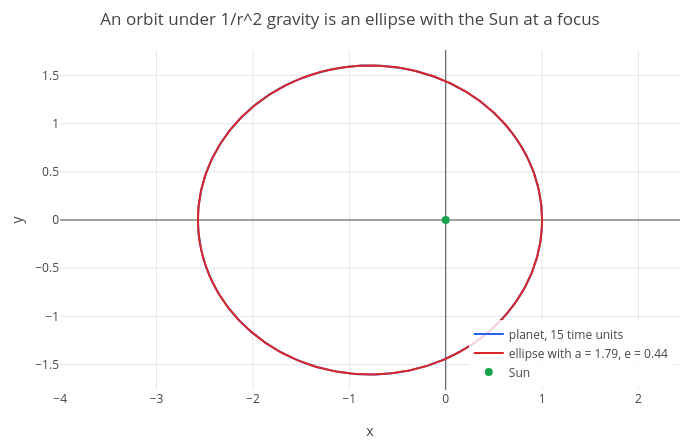

The code cell stored with this chart in its notebook:
### Markdown cell above
## 2. Kepler's laws from Newton's force

Now let the orbit be anything. In units where $GM = 1$, the force per unit mass is $-r/|r|^3$, so with velocity
$(v_x, v_y)$ the equations of motion are four first-order equations. Start at distance 1 with speed 1.2 (a circle would
need speed 1):

### Code cell
f = [vx, vy, -x/(x^2 + y^2)^(3/2), -y/(x^2 + y^2)^(3/2)];
p = odeplot(f, [x y vx vy], t, [1, 0, 0, 1.2], 0, 15, [x y]);
a0 = 1/0.56;
e0 = 1 - 1/a0;
p = show(p, parametric(a0*(cos(q) - e0), a0*sqrt(1 - e0^2)*sin(q), q, 0, 2*pi));
p = show(p, scatter([0], [0]));
p = legend(p, "planet, 15 time units", "ellipse with a = 1.79, e = 0.44", "Sun");
labels(title(p, "An orbit under 1/r^2 gravity is an ellipse with the Sun at a focus"), "x", "y")

### Figure 1 — Plotly figure (JSON) as saved in the notebook; plotly's stock layout.template omitted (floating-point values rounded to 4 significant figures; data arrays with more than 128 entries replaced by an {"elided": "..."} marker saying what was removed)
{"data": [{"line": {"color": "#2563eb", "width": 2}, "mode": "lines", "name": "planet, 15 time units", "type": "scatter", "x": {"elided": "2792 float values"}, "y": {"elided": "2792 float values"}}, {"line": {"color": "#dc2626", "width": 2}, "mode": "lines", "name": "ellipse with a = 1.79, e = 0.44", "type": "scatter", "x": {"elided": "402 float values"}, "y": {"elided": "402 float values"}}, {"marker": {"color": "#16a34a", "size": 8}, "mode": "markers", "name": "Sun", "type": "scatter", "x": [0], "y": [0]}], "layout": {"height": 440, "legend": {"bgcolor": "rgba(255,255,255,0.8)", "x": 0.99, "xanchor": "right", "y": 0.01, "yanchor": "bottom"}, "margin": {"b": 50, "l": 60, "r": 20, "t": 50}, "showlegend": true, "title": {"text": "An orbit under 1/r^2 gravity is an ellipse with the Sun at a focus"}, "width": 700, "xaxis": {"title": {"text": "x"}, "zeroline": true}, "yaxis": {"range": [-1.764, 1.764], "scaleanchor": "x", "scaleratio": 1, "title": {"text": "y"}, "zeroline": true}}}
